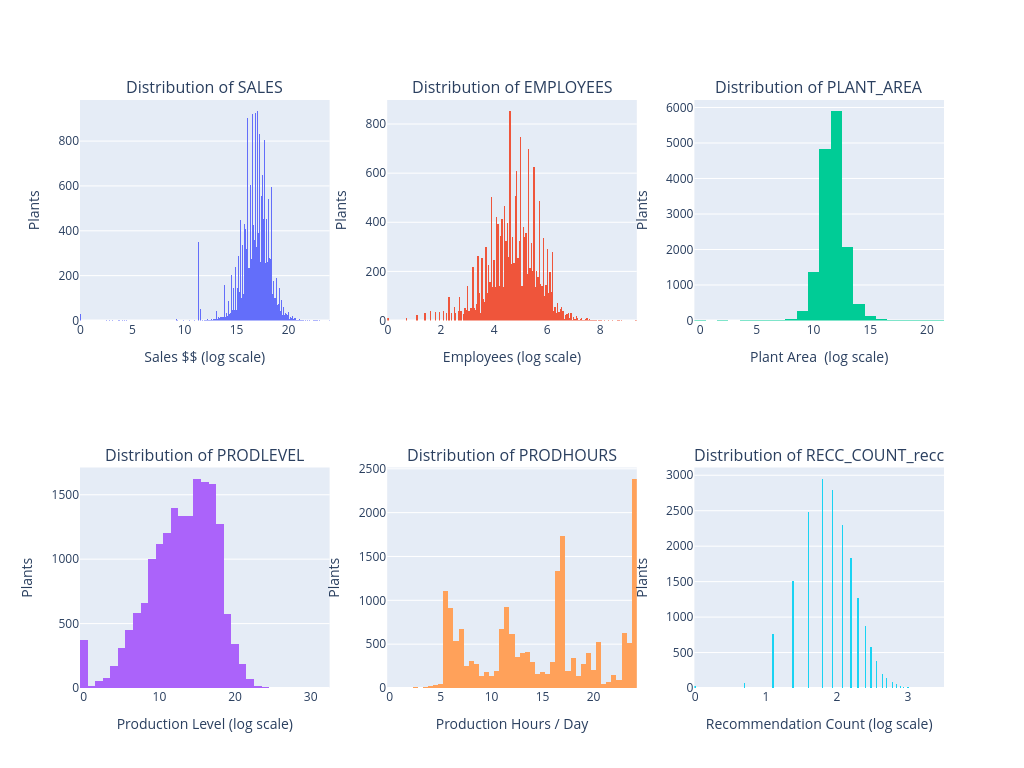

The code cell stored with this chart in its notebook:
### Markdown cell above
Now that the dataset is split, we can do more EDA on train only.

Here we can examine the relationships between the assessment variables. Since these are upstream from the recommendation, we can treat them as indepdent variables. I'm analyzing these separately from the resource utilization variables since they're relatively dense.

Log transforming the distributions for sales, employees, plant area, prod level, and recc count normalizes these distributions.

Nulls in employees, sales, and prod level seem like good candidates for interpolation within their respective categories (state, produnit). About 1/4 of the data lacks a plant area measurement, and I'd expect that this is associated with agriculture or some industry where this is hard to quanitfy.

For prod hours (annual), a large number of entries have 8600-8700 hours, which across 365 days reflects 24 hours a day of production. I think that anything more than 24/hours a day doesn't make sense, so we can cap these at the maximum possible value. For interpolation, we can probably take the mean of its associate category, depending on how prodhours is assocaited with other variables.

### Code cell
a_cols = ['SALES', 'EMPLOYEES', 'PLANT_AREA', 'PRODLEVEL', 'PRODHOURS', 'RECC_COUNT_recc']
nulls = {cat: ASSESS_train[cat].is_null().sum() + (ASSESS_train[cat] == 0).sum() for cat in a_cols}
pprint(nulls)

sales_trf = ASSESS_train["SALES"].log().to_numpy()
empl_trf = ASSESS_train["EMPLOYEES"].log().to_numpy()
area_trf = ASSESS_train["PLANT_AREA"].log().to_numpy()
lvl_trf = ASSESS_train["PRODLEVEL"].log().to_numpy()
hrs_trf = (ASSESS_train.with_columns(pl.col("PRODHOURS").clip(upper_bound=8760))["PRODHOURS"] / 365).to_numpy()
recc_trf = ASSESS_train["RECC_COUNT_recc"].log().to_numpy()

subs = make_subplots(2, 3, subplot_titles=[f"Distribution of {cat}" for cat in a_cols])
subs.add_trace(go.Histogram(x=sales_trf), 1, 1)
subs.add_trace(go.Histogram(x=empl_trf), 1, 2)
subs.add_trace(go.Histogram(x=area_trf), 1, 3)
subs.add_trace(go.Histogram(x=lvl_trf), 2, 1)
subs.add_trace(go.Histogram(x=hrs_trf), 2, 2)
subs.add_trace(go.Histogram(x=recc_trf), 2, 3)

subs.update_xaxes(title_text="Sales $$ (log scale)", row=1, col=1)
subs.update_yaxes(title_text="Plants", row=1, col=1)
subs.update_xaxes(title_text="Employees (log scale)", row=1, col=2)
subs.update_yaxes(title_text="Plants", row=1, col=2)
subs.update_xaxes(title_text="Plant Area  (log scale)", row=1, col=3)
subs.update_yaxes(title_text="Plants", row=1, col=3)
subs.update_xaxes(title_text="Production Level (log scale)", row=2, col=1)
subs.update_yaxes(title_text="Plants", row=2, col=1)
subs.update_xaxes(title_text="Production Hours / Day", row=2, col=2)
subs.update_yaxes(title_text="Plants", row=2, col=2)
subs.update_xaxes(title_text="Recommendation Count (log scale)", row=2, col=3)
subs.update_yaxes(title_text="Plants", row=2, col=3)

subs.update_layout(height=768, width=1024, showlegend=False)

subs.show()

### Figure 1 — Plotly figure (JSON) as saved in the notebook; plotly's stock layout.template omitted (floating-point values rounded to 4 significant figures; data arrays with more than 128 entries replaced by an {"elided": "..."} marker saying what was removed)
{"data": [{"type": "histogram", "x": {"elided": "18404 float values"}, "xaxis": "x", "yaxis": "y"}, {"type": "histogram", "x": {"elided": "18404 float values"}, "xaxis": "x2", "yaxis": "y2"}, {"type": "histogram", "x": {"elided": "18404 float values"}, "xaxis": "x3", "yaxis": "y3"}, {"type": "histogram", "x": {"elided": "18404 float values"}, "xaxis": "x4", "yaxis": "y4"}, {"type": "histogram", "x": {"elided": "18404 float values"}, "xaxis": "x5", "yaxis": "y5"}, {"type": "histogram", "x": {"elided": "18404 float values"}, "xaxis": "x6", "yaxis": "y6"}], "layout": {"annotations": [{"font": {"size": 16}, "showarrow": false, "text": "Distribution of SALES", "x": 0.1444, "xanchor": "center", "xref": "paper", "y": 1, "yanchor": "bottom", "yref": "paper"}, {"font": {"size": 16}, "showarrow": false, "text": "Distribution of EMPLOYEES", "x": 0.5, "xanchor": "center", "xref": "paper", "y": 1, "yanchor": "bottom", "yref": "paper"}, {"font": {"size": 16}, "showarrow": false, "text": "Distribution of PLANT_AREA", "x": 0.8556, "xanchor": "center", "xref": "paper", "y": 1, "yanchor": "bottom", "yref": "paper"}, {"font": {"size": 16}, "showarrow": false, "text": "Distribution of PRODLEVEL", "x": 0.1444, "xanchor": "center", "xref": "paper", "y": 0.375, "yanchor": "bottom", "yref": "paper"}, {"font": {"size": 16}, "showarrow": false, "text": "Distribution of PRODHOURS", "x": 0.5, "xanchor": "center", "xref": "paper", "y": 0.375, "yanchor": "bottom", "yref": "paper"}, {"font": {"size": 16}, "showarrow": false, "text": "Distribution of RECC_COUNT_recc", "x": 0.8556, "xanchor": "center", "xref": "paper", "y": 0.375, "yanchor": "bottom", "yref": "paper"}], "height": 768, "showlegend": false, "width": 1024, "xaxis": {"anchor": "y", "domain": [0, 0.2889], "title": {"text": "Sales $$ (log scale)"}}, "xaxis2": {"anchor": "y2", "domain": [0.3556, 0.6444], "title": {"text": "Employees (log scale)"}}, "xaxis3": {"anchor": "y3", "domain": [0.7111, 1], "title": {"text": "Plant Area  (log scale)"}}, "xaxis4": {"anchor": "y4", "domain": [0, 0.2889], "title": {"text": "Production Level (log scale)"}}, "xaxis5": {"anchor": "y5", "domain": [0.3556, 0.6444], "title": {"text": "Production Hours / Day"}}, "xaxis6": {"anchor": "y6", "domain": [0.7111, 1], "title": {"text": "Recommendation Count (log scale)"}}, "yaxis": {"anchor": "x", "domain": [0.625, 1], "title": {"text": "Plants"}}, "yaxis2": {"anchor": "x2", "domain": [0.625, 1], "title": {"text": "Plants"}}, "yaxis3": {"anchor": "x3", "domain": [0.625, 1], "title": {"text": "Plants"}}, "yaxis4": {"anchor": "x4", "domain": [0, 0.375], "title": {"text": "Plants"}}, "yaxis5": {"anchor": "x5", "domain": [0, 0.375], "title": {"text": "Plants"}}, "yaxis6": {"anchor": "x6", "domain": [0, 0.375], "title": {"text": "Plants"}}}}
